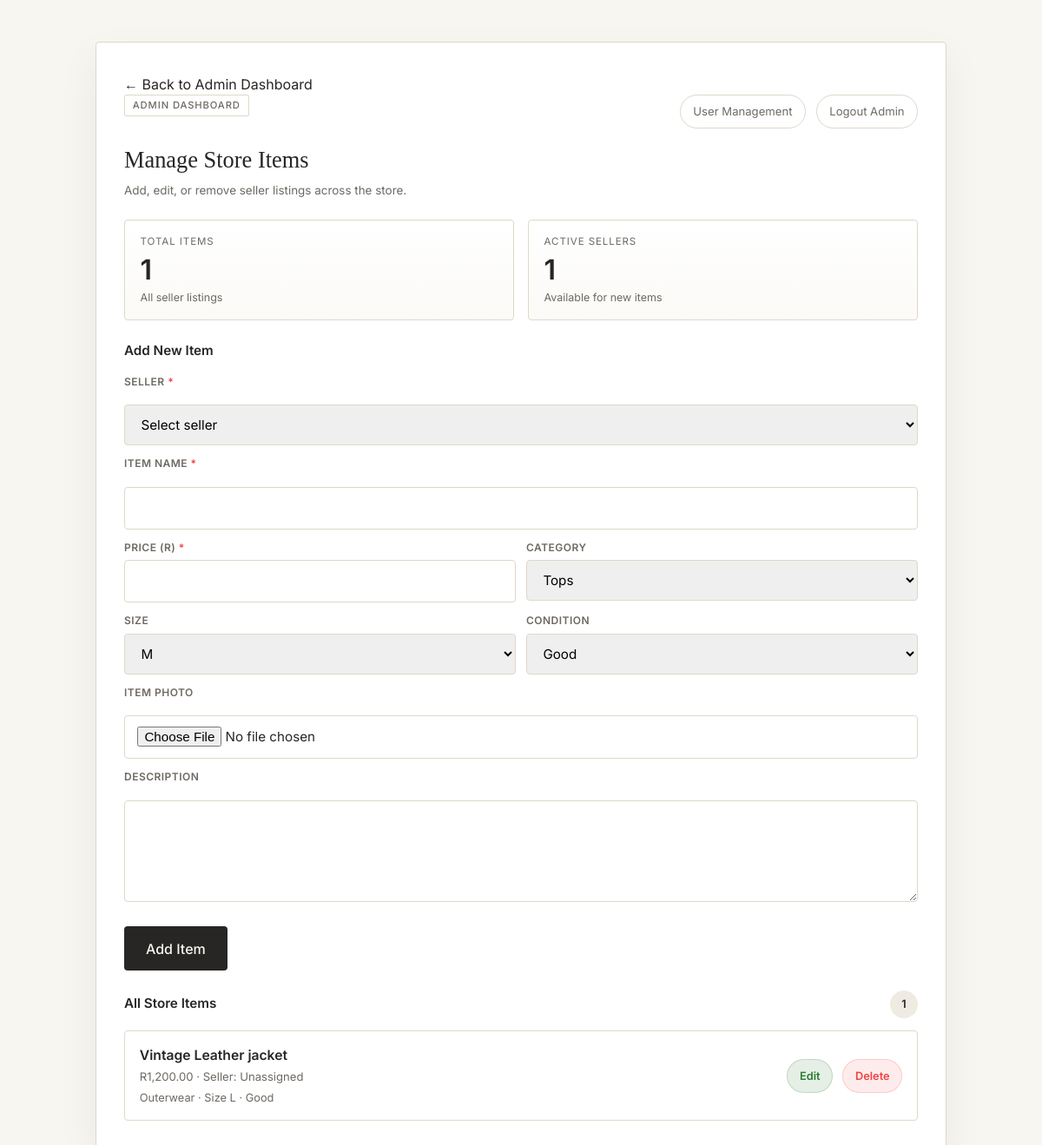
Screenshot of /adminItems.php (signed in) with the database file from the repository.
### tables this page shows
CREATE TABLE IF NOT EXISTS `tblclothes` (
  `itemID` int(11) NOT NULL AUTO_INCREMENT,
  `itemName` varchar(100) DEFAULT NULL,
  `description` varchar(255) DEFAULT NULL,
  `price` decimal(10,2) DEFAULT NULL,
  `category` varchar(50) DEFAULT 'Tops',
  `size` varchar(20) DEFAULT 'M',
  `condition` varchar(20) DEFAULT 'Good',
  `image` varchar(200) DEFAULT NULL,
  `sellerID` int(11) DEFAULT NULL,
  PRIMARY KEY (`itemID`)
);

### includes/schema.php (called while the page is built, shortened)
<?php
function listing_category_options()
{
    return array('Tops', 'Bottoms', 'Dresses', 'Outerwear', 'Accessories');
}
function listing_size_options()
{
    return array('XS', 'S', 'M', 'L', 'XL');
}
function listing_condition_options()
{
    return array('Excellent', 'Good', 'Fair');
}
function validate_listing_category($value)
{
    return in_array($value, listing_category_options(), true) ? $value : 'Tops';
}
function validate_listing_size($value)
{
    return in_array($value, listing_size_options(), true) ? $value : 'M';
}
function validate_listing_condition($value)
{
    return in_array($value, listing_condition_options(), true) ? $value : 'Good';
}

### adminItems.php (the view, shortened to what this page needs)
<?php
require_once 'data/DBConn.php';
require_once 'includes/schema.php';
$editItem = null;
$sellers = [];
$sellerResult = $conn->query("SELECT userID, username, fullName FROM tblUser WHERE role = 'seller' AND status = 'active' ORDER BY username ASC");
if ($sellerResult) {
    while ($row = $sellerResult->fetch_assoc()) {
        $sellers[] = $row;
    }
}
$items = [];
$itemResult = $conn->query('SELECT c.*, u.username AS sellerName FROM tblClothes c LEFT JOIN tblUser u ON c.sellerID = u.userID ORDER BY c.itemID DESC');
if ($itemResult) {
    while ($row = $itemResult->fetch_assoc()) {
        $items[] = $row;
    }
}
$totalItems = count($items);
?>
<link rel="stylesheet" href="assets/css/styles.css">
<div class="auth-page">
    <div class="auth-card admin-dashboard-card" style="max-width:980px;">
        <div class="auth-back"><a href="adminDashboard.php">&larr; Back to Admin Dashboard</a></div>
        <div class="admin-dashboard-header">
            <div>
                <div class="admin-badge">ADMIN DASHBOARD</div>
                <h2 class="auth-title" style="text-align:left; margin-top:0.9rem;">Manage Store Items</h2>
                <div class="auth-sub" style="text-align:left; margin-bottom:0;">Add, edit, or remove seller listings across the store.</div>
            </div>
            <div class="admin-dashboard-actions">
                <a href="adminDashboard.php" class="admin-secondary-link">User Management</a>
                <a href="logout.php" class="admin-secondary-link">Logout Admin</a>
            </div>
        </div>
        <div class="admin-stats-grid">
            <div class="admin-stat-card">
                <span class="admin-stat-label">Total Items</span>
                <strong><?= $totalItems ?></strong>
                <small>All seller listings</small>
            </div>
            <div class="admin-stat-card">
                <span class="admin-stat-label">Active Sellers</span>
                <strong><?= count($sellers) ?></strong>
                <small>Available for new items</small>
            </div>
        </div>
        <div class="admin-section" id="add-item">
            <div class="admin-section-head">
                <h3 class="admin-section-title"><?= $editItem ? 'Edit Item' : 'Add New Item' ?></h3>
            </div>
            <?php if (empty($sellers)): ?>
                <p class="pending-note">No active sellers available. Approve a seller account first.</p>
            <?php else: ?>
                <form method="POST" action="adminItems.php#add-item" enctype="multipart/form-data" class="admin-item-form">
                    <label class="admin-form-label" for="sellerID">Seller <span class="req">*</span></label>
                    <select class="admin-form-input" id="sellerID" name="sellerID" required>
                        <option value="">Select seller</option>
                    </select>
                    <label class="admin-form-label" for="itemName">Item Name <span class="req">*</span></label>
                    <input class="admin-form-input" type="text" id="itemName" name="itemName" required
                        value="<?= htmlspecialchars($editItem['itemName'] ?? $_POST['itemName'] ?? '') ?>">
                    <div class="admin-form-row">
                        <div>
                            <label class="admin-form-label" for="price">Price (R) <span class="req">*</span></label>
                            <input class="admin-form-input" type="number" id="price" name="price" step="0.01" min="1" required
                                value="<?= htmlspecialchars($editItem['price'] ?? $_POST['price'] ?? '') ?>">
                        </div>
                        <div>
                            <label class="admin-form-label" for="category">Category</label>
                            <select class="admin-form-input" id="category" name="category">
                                <?php
                                $selectedCategory = $editItem['category'] ?? $_POST['category'] ?? 'Tops';
                                foreach (listing_category_options() as $option):
                                ?>
                                    <option value="<?= htmlspecialchars($option) ?>"<?= $selectedCategory === $option ? ' selected' : '' ?>><?= htmlspecialchars($option) ?></option>
                                <?php endforeach; ?>
                            </select>
                        </div>
                    </div>
                    <div class="admin-form-row">
                        <div>
                            <label class="admin-form-label" for="size">Size</label>
                            <select class="admin-form-input" id="size" name="size">
                                <?php
                                $selectedSize = $editItem['size'] ?? $_POST['size'] ?? 'M';
                                foreach (listing_size_options() as $option):
                                ?>
                                    <option value="<?= htmlspecialchars($option) ?>"<?= $selectedSize === $option ? ' selected' : '' ?>><?= htmlspecialchars($option) ?></option>
                                <?php endforeach; ?>
                            </select>
                        </div>
                        <div>
                            <label class="admin-form-label" for="condition">Condition</label>
                            <select class="admin-form-input" id="condition" name="condition">
                                <?php
                                $selectedCondition = $editItem['condition'] ?? $_POST['condition'] ?? 'Good';
                                foreach (listing_condition_options() as $option):
                                ?>
                                    <option value="<?= htmlspecialchars($option) ?>"<?= $selectedCondition === $option ? ' selected' : '' ?>><?= htmlspecialchars($option) ?></option>
                                <?php endforeach; ?>
                            </select>
                        </div>
                    </div>
                    <label class="admin-form-label" for="image">Item Photo <?= $editItem ? '(leave blank to keep current)' : '' ?></label>
                    <input class="admin-form-input" type="file" id="image" name="image" accept=".jpg,.jpeg,.png,.webp">
                    <label class="admin-form-label" for="description">Description</label>
                    <textarea class="admin-form-input" id="description" name="description" rows="4"><?= htmlspecialchars($editItem['description'] ?? $_POST['description'] ?? '') ?></textarea>
                    <div style="display:flex;gap:0.75rem;flex-wrap:wrap;margin-top:1rem;">
                        <button type="submit" class="button"><?= $editItem ? 'Save Changes' : 'Add Item' ?></button>
                    </div>
                </form>
            <?php endif; ?>
        </div>
        <div class="admin-section">
            <div class="admin-section-head">
                <h3 class="admin-section-title">All Store Items</h3>
                <span class="admin-section-count"><?= $totalItems ?></span>
            </div>
            <?php if (empty($items)): ?>
                <p class="pending-note">No items in the store yet.</p>
            <?php else: ?>
                <div class="admin-user-list">
                    <?php foreach ($items as $item): ?>
                        <div class="admin-user-card">
                            <div style="display:flex;gap:1rem;align-items:flex-start;">
                                <div>
                                    <div class="admin-user-name"><?= htmlspecialchars($item['itemName']) ?></div>
                                    <div class="admin-user-email">R<?= number_format((float) $item['price'], 2) ?> &middot; Seller: <?= htmlspecialchars($item['sellerName'] ?? 'Unassigned') ?></div>
                                    <div style="font-size:0.8rem;color:var(--muted);margin-top:0.3rem;">
                                        <?= htmlspecialchars(validate_listing_category($item['category'] ?? 'Tops')) ?>
                                        &middot; Size <?= htmlspecialchars(validate_listing_size($item['size'] ?? 'M')) ?>
                                        &middot; <?= htmlspecialchars(validate_listing_condition($item['condition'] ?? 'Good')) ?>
                                    </div>
                                </div>
                            </div>
                            <div class="admin-user-actions">
                                <a href="adminItems.php?edit=<?= (int) $item['itemID'] ?>#add-item" class="admin-action-link admin-action-link--approve">Edit</a>
                                <a href="adminItems.php?delete=<?= (int) $item['itemID'] ?>" class="admin-action-link admin-action-link--delete" onclick="return confirm('Delete this item?')">Delete</a>
                            </div>
                        </div>
                    <?php endforeach; ?>
                </div>
            <?php endif; ?>
        </div>
    </div>
</div>

### assets/css/styles.css (style rules this page uses)
* { box-sizing: border-box; }
a { color: inherit; text-decoration: none; }
button, input, select, textarea { font: inherit; }
button { cursor: pointer; }
.button, .button--light, .button--outline, .button--ghost-light { display: inline-flex; align-items: center; justify-content: center; gap: 0.55rem; min-height: 2.9rem; padding: 0.8rem 1.5rem; border: 1px solid transparent; border-radius: var(--radius); background: var(--foreground); color: var(--background); font-weight: 500; transition: transform 0.2s ease, background 0.2s ease, color 0.2s ease, border-color 0.2s ease; }
.auth-page { min-height: 100vh; display: flex; align-items: center; justify-content: center; padding: 3rem 1rem; background: var(--background); }
.auth-card { width: 100%; max-width: 400px; background: var(--white); border: 1px solid var(--border); border-radius: var(--radius); padding: 2.25rem 2rem; }
.auth-title { font-family: 'Playfair Display', serif; font-size: 1.65rem; font-weight: 500; text-align: center; margin: 1.25rem 0 0.3rem; color: var(--foreground); }
.auth-sub { text-align: center; color: var(--muted); font-size: 0.84rem; margin-bottom: 1.75rem; }
.admin-badge { display: inline-flex; align-items: center; gap: 0.4rem; font-size: 0.7rem; font-weight: 500; letter-spacing: 0.08em; text-transform: uppercase; color: var(--muted); border: 1px solid var(--border); border-radius: 2px; padding: 0.2rem 0.55rem; margin-bottom: 1rem; }
.admin-dashboard-card { box-shadow: 0 18px 48px rgba(0, 0, 0, 0.06); }
.admin-dashboard-header { display: flex; align-items: flex-start; justify-content: space-between; gap: 1rem; margin-bottom: 1.5rem; }
.admin-dashboard-actions { display: flex; align-items: center; gap: 0.75rem; }
.admin-secondary-link { color: var(--muted); text-decoration: none; font-size: 0.82rem; border: 1px solid var(--border); border-radius: 999px; padding: 0.55rem 0.9rem; white-space: nowrap; }
.admin-stats-grid { display: grid; grid-template-columns: repeat(2, minmax(0, 1fr)); gap: 1rem; margin-bottom: 1.5rem; }
.admin-stat-card { border: 1px solid var(--border); border-radius: var(--radius); padding: 1rem 1.1rem; background: linear-gradient(180deg, #fff 0%, #fbfaf7 100%); }
.admin-stat-label { display: block; font-size: 0.72rem; text-transform: uppercase; letter-spacing: 0.08em; color: var(--muted); margin-bottom: 0.45rem; }
.admin-stat-card strong { display: block; font-size: 2rem; font-weight: 600; line-height: 1; color: var(--foreground); }
.admin-stat-card small { display: block; margin-top: 0.45rem; color: var(--muted); font-size: 0.78rem; }
.admin-section { margin-top: 1.4rem; }
.admin-section-head { display: flex; align-items: center; justify-content: space-between; gap: 0.75rem; margin-bottom: 0.9rem; }
.admin-section-title { font-size: 0.95rem; font-weight: 600; color: var(--foreground); margin: 0; }
.admin-section-count { display: inline-flex; align-items: center; justify-content: center; min-width: 2rem; height: 2rem; padding: 0 0.55rem; border-radius: 999px; background: var(--secondary); color: var(--foreground); font-size: 0.8rem; font-weight: 600; }
.admin-user-list { display: grid; gap: 0.8rem; }
.admin-user-card { display: flex; align-items: center; justify-content: space-between; gap: 1rem; padding: 1rem 1.05rem; border: 1px solid var(--border); border-radius: var(--radius); background: var(--white); }
.admin-user-name { font-size: 0.98rem; font-weight: 600; color: var(--foreground); margin-bottom: 0.2rem; }
.admin-user-email { font-size: 0.82rem; color: var(--muted); word-break: break-word; }
.admin-user-actions { display: flex; align-items: center; gap: 0.7rem; flex-shrink: 0; }
.admin-action-link { text-decoration: none; font-size: 0.8rem; font-weight: 600; padding: 0.55rem 0.85rem; border-radius: 999px; border: 1px solid transparent; }
.admin-action-link--approve { background: rgba(46, 125, 50, 0.12); color: #2e7d32; border-color: rgba(46, 125, 50, 0.2); }
.admin-action-link--delete { background: rgba(239, 68, 68, 0.1); color: #ef4444; border-color: rgba(239, 68, 68, 0.2); }

### rows the page displays
tblclothes: itemName "Vintage Leather jacket", price "1,200.00", sellerName "Unassigned", category "Outerwear", size "L", condition "Good"

### other values shown
$totalItems "1"
count($sellers) "1"
form field category "Tops"
form field size "M"
form field condition "Good"
